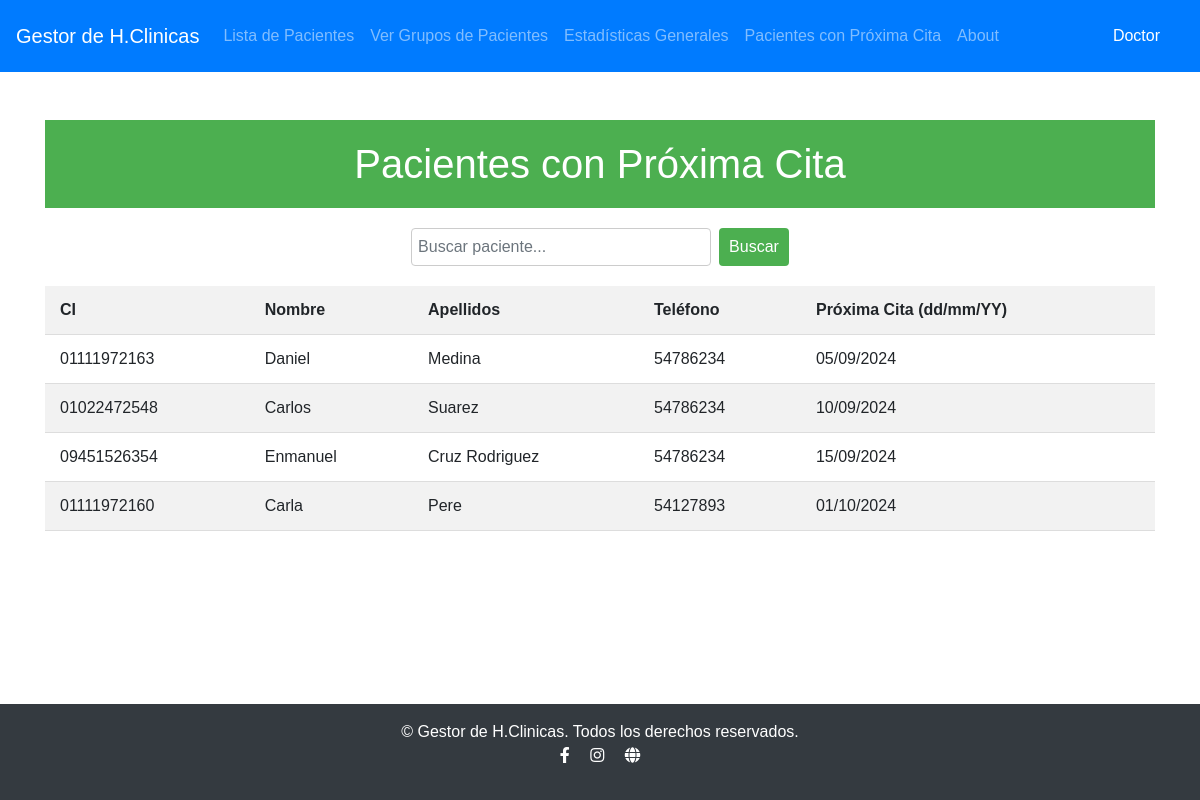
The page /pacientes/con_proxima_cita/ (signed in) on the database its author committed.
### Historia/models.py (models this page shows, shortened)
class Paciente(models.Model):
    ci = models.CharField(primary_key=True, max_length=11)
    nombre = models.CharField(max_length=50)
    apellidos = models.CharField(max_length=50)
    telefono = models.IntegerField(null=True)
    direccion = models.CharField(max_length=50)
    SEXO_CHOICES = (
        ('M', 'Masculino'),
        ('F', 'Femenino'),
    )
    sexo = models.CharField(max_length=1, choices=SEXO_CHOICES)
    RAZA_CHOICES = (
        ('B', 'Blanco'),
        ('N', 'Negro'),
    )
    raza = models.CharField(max_length=1, choices=RAZA_CHOICES)
    edad = models.IntegerField()

class EFaparato(models.Model):
    id = models.IntegerField(primary_key=True)
    PYMHUMEDA_CHOICES = (
        ('S', 'Humeda'),
        ('N', 'No es Humeda'),
    )
    PYMCOLOR_CHOICES = (
        ('S', 'Normocoloreado'),
        ('N', 'No es Normocoloreado'),
    )
    TVS_CHOICES = (
        ('S', 'Infiltrado'),
        ('N', 'No Infiltrado'),
    )
    YON_CHOICES = (
        ('S', 'Sí'),
        ('N', 'No'),
    )
    NOP_CHOICES = (
        ('N', 'Normal'),
        ('P', 'Patológico'),
    )
    PUL_CHOICES = (
        ('P', 'Presente'),
        ('N', 'No Presente'),
    )
    pym_humedo = models.CharField(max_length=1, choices=PYMHUMEDA_CHOICES)
    pym_coloreado = models.CharField(max_length=1, choices=PYMCOLOR_CHOICES)
    descripcion_pym = models.TextField(blank=True, null=True)
    tvs = models.CharField(max_length=1, choices=YON_CHOICES)
    descripcion_tvs = models.TextField(blank=True, null=True)
    inspeccion_respiratoria = models.CharField(max_length=1, choices=NOP_CHOICES)
    palpacion_respiratoria = models.CharField(max_length=1, choices=NOP_CHOICES)
    percusion_respiratoria = models.CharField(max_length=1, choices=NOP_CHOICES)
    auscultacion_respiratoria = models.CharField(max_length=1, choices=NOP_CHOICES)
    descripcion_respiratoria = models.TextField(blank=True, null=True)
    frecuencia_respiratoria = models.CharField(max_length=255)
    descripcion_frecuencia_respiratoria = models.TextField(blank=True, null=True)
    inspeccion_cardiovascular = models.CharField(max_length=1, choices=NOP_CHOICES)
    palpacion_cardiovascular = models.CharField(max_length=1, choices=NOP_CHOICES)
    percusion_cardiovascular = models.CharField(max_length=1, choices=NOP_CHOICES)
    auscultacion_cardiovascular = models.CharField(max_length=1, choices=NOP_CHOICES)
    descripcion_cardiovascular = models.TextField(blank=True, null=True)
    frecuencia_cardiaca = models.CharField(max_length=255)
    presion_arterial = models.CharField(max_length=255)
    pulso = models.CharField(max_length=1, choices=PUL_CHOICES)
    descripcion_fpp = models.TextField(blank=True, null=True)
    inspeccion_abdominal = models.CharField(max_length=1, choices=NOP_CHOICES)
    palpacion_abdominal = models.CharField(max_length=1, choices=NOP_CHOICES)
    auscultacion_abdominal = models.CharField(max_length=1, choices=NOP_CHOICES)
    percusion_abdominal = models.CharField(max_length=1, choices=NOP_CHOICES)
    descripcion_abdominal = models.TextField(blank=True, null=True)
    conciente = models.CharField(max_length=1, choices=YON_CHOICES)
    orientado = models.CharField(max_length=1, choices=YON_CHOICES)
    descripcion_sn_central = models.TextField(blank=True, null=True)
    signos_maningeos = models.CharField(max_length=1, choices=YON_CHOICES)
    descripcion_signos_maningeos = models.TextField(blank=True, null=True)
    pares_craneales = models.CharField(max_length=1, choices=NOP_CHOICES)
    descripcion_pares_craneales = models.TextField(blank=True, null=True)
    soma = models.CharField(max_length=1, choices=NOP_CHOICES)
    descripcion_soma = models.TextField(blank=True, null=True)
    genital_urinario = models.CharField(max_length=1, choices=NOP_CHOICES)
    genital_urinario_descripcion = models.TextField(blank=True, null=True)
    mamas_simetricas = models.CharField(max_length=1, choices=YON_CHOICES)
    mamas_simetricas_descripcion = models.TextField(blank=True, null=True)
    mamas_nodulos = models.CharField(max_length=1, choices=YON_CHOICES)
    mamas_nodulos_descripcion = models.TextField(blank=True, null=True)
    estado_pezon = models.CharField(max_length=1, choices=NOP_CHOICES)
    estado_pezon_descripcion = models.TextField(blank=True, null=True)
    estado_axila = models.CharField(max_length=1, choices=NOP_CHOICES)
    estado_axila_descripcion = models.TextField(blank=True, null=True)
    genital_externo = models.CharField(max_length=1, choices=NOP_CHOICES)
    descripcion_genital_externo = models.TextField(blank=True, null=True)
    peso = models.CharField(max_length=255)
    talla = models.CharField(max_length=255)
    indice_corporal = models.FloatField()
    orientacion = models.CharField(max_length=255)
    proxima_cita = models.DateTimeField()
    egeneral = models.OneToOneField(EGeneral, on_delete=models.CASCADE, related_name='efaparato')
    grupos = models.ForeignKey('Grupos', on_delete=models.CASCADE, related_name='efaparatos')

### Historia/views/pacientes.py (the view)
# urls.py: path('pacientes/con_proxima_cita/', pacientes.pacientes_con_proxima_cita, name='pacientes_con_proxima_cita'),
@login_required(login_url="/")
def pacientes_con_proxima_cita(request):
    pacientes_con_cita = []
    pacientes = Paciente.objects.all()
    for paciente in pacientes:
        try:
            ultima_fecha = Fecha.objects.filter(paciente=paciente).order_by('-fecha_inicial').first()
            if ultima_fecha:
                if ultima_fecha.egeneral and ultima_fecha.egeneral.efaparato and ultima_fecha.egeneral.efaparato.proxima_cita:
                    pacientes_con_cita.append({
                        'paciente': paciente,
                        'proxima_cita': ultima_fecha.egeneral.efaparato.proxima_cita
                    })
        except ObjectDoesNotExist:
            pass
    context = {
        'pacientes': pacientes_con_cita
    }
    return render(request, 'pacientes/lista_pacientes_proxima_cita.html', context)

### Historia/templates/pacientes/lista_pacientes_proxima_cita.html (shortened to what this page needs)
{% extends 'base.html' %}
{% block content %}
<head>
</head>
<body>
    <h1>Pacientes con Próxima Cita</h1>
    <div class="search-container">
        <input type="text" class="form-control" id="search" name="search" placeholder="Buscar paciente..." onkeyup="filterTable()">
        <button type="button" class="btn btn-primary ml-2" onclick="filterTable()">Buscar</button>
    </div>
    <table id="patientTable">
        <thead>
            <tr>
                <th>CI</th>
                <th>Nombre</th>
                <th>Apellidos</th>
                <th>Teléfono</th>
                <th>Próxima Cita (dd/mm/YY)</th>
            </tr>
        </thead>
        <tbody>
            {% for item in pacientes|dictsort:'proxima_cita' %}
            <tr>
                <td>{{ item.paciente.ci }}</td>
                <td>{{ item.paciente.nombre }}</td>
                <td>{{ item.paciente.apellidos }}</td>
                <td>{{ item.paciente.telefono }}</td>
                <td>
                    {% if item.proxima_cita %}
                        {{ item.proxima_cita|date:"d/m/Y" }}
                    {% else %}
                        No hay cita próxima registrada
                    {% endif %}
                </td>
            </tr>
            {% endfor %}
        </tbody>
    </table>
</body>
{% endblock %}

### Historia/templates/base.html (shortened to what this page needs)
<!DOCTYPE html>
<html lang="en">
<head>
    {% load static %}
    <link rel="stylesheet" href="https://stackpath.bootstrapcdn.com/bootstrap/4.5.2/css/bootstrap.min.css" />
    <link rel="stylesheet" href="https://cdnjs.cloudflare.com/ajax/libs/font-awesome/5.15.4/css/all.min.css" />
</head>
<body>
    <nav class="navbar navbar-expand-lg navbar-dark bg-primary no-pdf">
        <a class="navbar-brand" href="{% url 'home' %}">Gestor de H.Clinicas</a>
        <div class="collapse navbar-collapse" id="navbarNav">
            <ul class="navbar-nav">
                <li class="nav-item">
                    <a class="nav-link" href="{% url 'lista_pacientes' %}">Lista de Pacientes</a>
                </li>
                <li class="nav-item">
                    <a class="nav-link" href="{% url 'grupos_pacientes' %}">Ver Grupos de Pacientes</a>
                </li>
                <li class="nav-item">
                    <a class="nav-link" href="{% url 'estadisticas_generales' %}">Estadísticas Generales</a>
                </li>
                <li class="nav-item">
                    <a class="nav-link" href="{% url 'pacientes_con_proxima_cita' %}">Pacientes con Próxima Cita</a>
                </li>
                <li class="nav-item">
                    <a class="nav-link" href="{% url 'about' %}">About</a>
                </li>
            </ul>
        </div>
        <div class="navbar">
            <div class="navbar-nav">
                <li class="nav-item">
                    <span class="nav-link text-white">{{ user.first_name }}</span>
                </li>
            </div>
        </div>
    </nav>
    <div class="container my-5 content">{% block content %} {% endblock %}</div>
    <footer class="bg-dark text-white text-center py-3">
        <div class="container">
            <p class="mb-0">© {{ year }} Gestor de H.Clinicas. Todos los derechos reservados.</p>
            <p>
                <a href="https://www.facebook.com" class="text-white mx-2" target="_blank">
                    <i class="fab fa-facebook-f"></i>
                </a>
                <a href="https://www.instagram.com" class="text-white mx-2" target="_blank">
                    <i class="fab fa-instagram"></i>
                </a>
                <a href="https://www.example.com" class="text-white mx-2" target="_blank">
                    <i class="fas fa-globe"></i>
                </a>
            </p>
        </div>
    </footer>
</body>
</html>

### Historia/templates/base.html (style rules this page uses)
html, body { height: 100%; }
body { display: flex; flex-direction: column; }
.content { flex: 1; }
.navbar-nav { position: relative; }
.nav-link { color: white; text-decoration: none; }

### Historia/templates/pacientes/lista_pacientes_proxima_cita.html (style rules this page uses)
body { font-family: Arial, sans-serif; margin: 0; padding: 0; }
h1 { background-color: #4CAF50; color: white; padding: 20px; text-align: center; }
.search-container { display: flex; justify-content: center; margin-top: 20px; }
.search-container input[type=text] { padding: 6px; border: 1px solid #ccc; border-radius: 4px; font-size: 16px; width: 300px; }
.search-container button { padding: 6px 10px; background-color: #4CAF50; color: white; border: none; border-radius: 4px; cursor: pointer; font-size: 16px; }
table { border-collapse: collapse; width: 100%; margin-top: 20px; }
th, td { padding: 12px 15px; text-align: left; border-bottom: 1px solid #ddd; }
th { background-color: #f2f2f2; }
tr:nth-child(even) { background-color: #f2f2f2; }

### rows shown on the page
Paciente: paciente.ci "01111972163", paciente.nombre "Daniel", paciente.apellidos "Medina", paciente.telefono "54786234", proxima_cita "05/09/2024"
Paciente: paciente.ci "01022472548", paciente.nombre "Carlos", paciente.apellidos "Suarez", paciente.telefono "54786234", proxima_cita "10/09/2024"
Paciente: paciente.ci "09451526354", paciente.nombre "Enmanuel", paciente.apellidos "Cruz Rodriguez", paciente.telefono "54786234", proxima_cita "15/09/2024"
Paciente: paciente.ci "01111972160", paciente.nombre "Carla", paciente.apellidos "Pere", paciente.telefono "54127893", proxima_cita "01/10/2024"

### other values the page prints
{{ user.first_name }} "Doctor"
